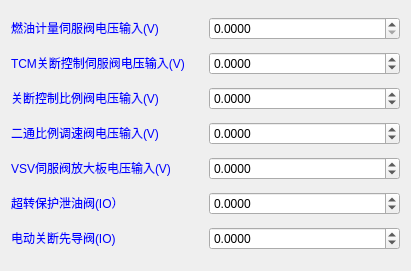
     <widget class="QWidget" name="layoutWidget_25">
      <property name="geometry">
       <rect>
        <x>1320</x>
        <y>30</y>
        <width>411</width>
        <height>271</height>
       </rect>
      </property>
      <layout class="QVBoxLayout" name="verticalLayout_27">
       <item>
        <layout class="QHBoxLayout" name="horizontalLayout">
         <item>
          <widget class="QLabel" name="label_76">
           <property name="text">
            <string>&lt;html&gt;&lt;head/&gt;&lt;body&gt;&lt;p&gt;&lt;span style=&quot; color:#0000ff;&quot;&gt;燃油计量伺服阀电压输入(V)&lt;/span&gt;&lt;/p&gt;&lt;/body&gt;&lt;/html&gt;</string>
           </property>
          </widget>
         </item>
         <item>
          <widget class="QDoubleSpinBox" name="spinBox_26">
           <property name="decimals">
            <number>4</number>
           </property>
           <property name="maximum">
            <double>1000.000000000000000</double>
           </property>
          </widget>
         </item>
        </layout>
       </item>
       <item>
        <layout class="QHBoxLayout" name="horizontalLayout_16">
         <item>
          <widget class="QLabel" name="label_77">
           <property name="text">
            <string>&lt;html&gt;&lt;head/&gt;&lt;body&gt;&lt;p&gt;&lt;span style=&quot; color:#0000ff;&quot;&gt;TCM关断控制伺服阀电压输入(V)&lt;/span&gt;&lt;/p&gt;&lt;/body&gt;&lt;/html&gt;</string>
           </property>
          </widget>
         </item>
         <item>
          <widget class="QDoubleSpinBox" name="spinBox_27">
           <property name="decimals">
            <number>4</number>
           </property>
           <property name="minimum">
            <double>-100.000000000000000</double>
           </property>
           <property name="maximum">
            <double>1000.000000000000000</double>
           </property>
          </widget>
         </item>
        </layout>
       </item>
       <item>
        <layout class="QHBoxLayout" name="horizontalLayout_54">
         <item>
          <widget class="QLabel" name="label_78">
           <property name="text">
            <string>&lt;html&gt;&lt;head/&gt;&lt;body&gt;&lt;p&gt;&lt;span style=&quot; color:#0000ff;&quot;&gt;关断控制比例阀电压输入(V)&lt;/span&gt;&lt;/p&gt;&lt;/body&gt;&lt;/html&gt;</string>
           </property>
          </widget>
         </item>
         <item>
          <widget class="QDoubleSpinBox" name="spinBox_28">
           <property name="decimals">
            <number>4</number>
           </property>
           <property name="minimum">
            <double>-100.000000000000000</double>
           </property>
           <property name="maximum">
            <double>1000.000000000000000</double>
           </property>
          </widget>
         </item>
        </layout>
       </item>
       <item>
        <layout class="QHBoxLayout" name="horizontalLayout_55">
         <item>
          <widget class="QLabel" name="label_79">
           <property name="text">
            <string>&lt;html&gt;&lt;head/&gt;&lt;body&gt;&lt;p&gt;&lt;span style=&quot; color:#0000ff;&quot;&gt;二通比例调速阀电压输入(V)&lt;/span&gt;&lt;/p&gt;&lt;/body&gt;&lt;/html&gt;</string>
           </property>
          </widget>
         </item>
         <item>
          <widget class="QDoubleSpinBox" name="spinBox_29">
           <property name="decimals">
            <number>4</number>
           </property>
           <property name="minimum">
            <double>-100.000000000000000</double>
           </property>
           <property name="maximum">
            <double>1000.000000000000000</double>
           </property>
          </widget>
         </item>
        </layout>
       </item>
       <item>
        <layout class="QHBoxLayout" name="horizontalLayout_56">
         <item>
          <widget class="QLabel" name="label_80">
           <property name="text">
            <string>&lt;html&gt;&lt;head/&gt;&lt;body&gt;&lt;p&gt;&lt;span style=&quot; color:#0000ff;&quot;&gt;VSV伺服阀放大板电压输入(V)&lt;/span&gt;&lt;/p&gt;&lt;/body&gt;&lt;/html&gt;</string>
           </property>
          </widget>
         </item>
         <item>
          <widget class="QDoubleSpinBox" name="spinBox_30">
           <property name="decimals">
            <number>4</number>
           </property>
           <property name="minimum">
            <double>-100.000000000000000</double>
           </property>
           <property name="maximum">
            <double>100000000.000000000000000</double>
           </property>
          </widget>
         </item>
        </layout>
       </item>
       <item>
        <layout class="QHBoxLayout" name="horizontalLayout_57">
         <item>
          <widget class="QLabel" name="label_81">
           <property name="text">
            <string>&lt;html&gt;&lt;head/&gt;&lt;body&gt;&lt;p&gt;&lt;span style=&quot; color:#0000ff;&quot;&gt;超转保护泄油阀(IO）&lt;/span&gt;&lt;/p&gt;&lt;/body&gt;&lt;/html&gt;</string>
           </property>
          </widget>
         </item>
         <item>
          <widget class="QDoubleSpinBox" name="spinBox31">
           <property name="decimals">
            <number>4</number>
           </property>
           <property name="minimum">
            <double>-100.000000000000000</double>
           </property>
           <property name="maximum">
            <double>100000000.000000000000000</double>
           </property>
          </widget>
         </item>
        </layout>
       </item>
       <item>
        <layout class="QHBoxLayout" name="horizontalLayout_58">
         <item>
          <widget class="QLabel" name="label_82">
           <property name="text">
            <string>&lt;html&gt;&lt;head/&gt;&lt;body&gt;&lt;p&gt;&lt;span style=&quot; color:#0000ff;&quot;&gt;电动关断先导阀(IO)&lt;/span&gt;&lt;/p&gt;&lt;/body&gt;&lt;/html&gt;</string>
           </property>
          </widget>
         </item>
         <item>
          <widget class="QDoubleSpinBox" name="spinBox32">
           <property name="decimals">
            <number>4</number>
           </property>
           <property name="minimum">
            <double>-100.000000000000000</double>
           </property>
           <property name="maximum">
            <double>100000000.000000000000000</double>
           </property>
          </widget>
         </item>
        </layout>
       </item>
      </layout>
     </widget>
